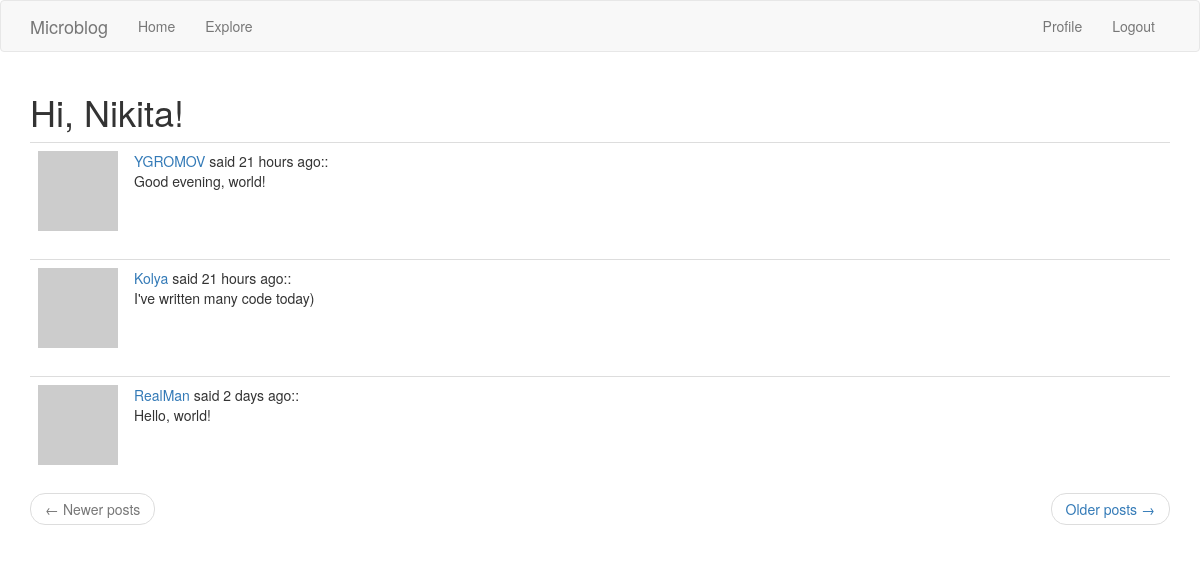
Page /explore (signed in) on the committed database.
### app/models.py (models this page shows, shortened)
class User(UserMixin, db.Model):
    id = db.Column(db.Integer, primary_key=True)
    username = db.Column(db.String(64), index=True, unique=True)
    email = db.Column(db.String(120), index=True, unique=True)
    password_hash = db.Column(db.String(128))
    posts = db.relationship('Post', backref='author', lazy='dynamic')
    about_me = db.Column(db.String(140))
    last_seen = db.Column(db.DateTime, default=datetime.utcnow)
    followed = db.relationship(
        'User', secondary=followers,
        primaryjoin=(followers.c.follower_id == id),
        secondaryjoin=(followers.c.followed_id == id),
        backref=db.backref('followers', lazy='dynamic'), lazy='dynamic')
    def avatar(self, size):
        digest = md5(self.email.lower().encode('utf-8')).hexdigest()
        return 'https://www.gravatar.com/avatar/{}?d=identicon&s={}'.format(
            digest, size)

class Post(db.Model):
    id = db.Column(db.Integer, primary_key=True)
    body = db.Column(db.String(140))
    timestamp = db.Column(db.DateTime, index=True, default=datetime.utcnow)
    user_id = db.Column(db.Integer, db.ForeignKey('user.id'))

### app/routes.py (the view)
@app.route('/explore')
@login_required
def explore():
    page = request.args.get('page', 1, type=int)
    posts = Post.query.order_by(Post.timestamp.desc()).paginate(
        page, app.config['POSTS_PER_PAGE'], False)
    if posts.has_next:
        next_url = url_for('explore', page=posts.next_num)
    else:
        next_url = None
    if posts.has_prev:
        prev_url = url_for('explore', page=posts.prev_num)
    else:
        prev_url = None
    return render_template("index.html", title='Explore', posts=posts.items,
                          next_url=next_url, prev_url=prev_url)

### app/models.py (called while the page is built)
@login.user_loader
def load_user(id):
    return User.query.get(int(id))

### app/routes.py (called while the page is built)
@app.before_request
def before_request():
    if current_user.is_authenticated:
        current_user.last_seen = datetime.utcnow()
        db.session.commit()

### app/templates/index.html (shortened to what this page needs)
{% extends "base.html" %}
{% import 'bootstrap/wtf.html' as wtf %}
{% block app_content %}
    <h1>Hi, {{ current_user.username }}!</h1>
    {% for post in posts %}
    	{% include '_post.html' %}
    {% endfor %}
    <nav aria-label="...">
        <ul class="pager">
        <li class="previous{% if not prev_url %} disabled{% endif %}">
            <a href="{{ prev_url or '#' }}">
                <span aria-hidden="true">&larr;</span> Newer posts
            </a>
        </li>
        <li class="next{% if not next_url %} disabled{% endif %}">
            <a href="{{ next_url or '#' }}">
                Older posts <span aria-hidden="true">&rarr;</span>
            </a>
        </li>
        </ul>
    </nav>
{% endblock %}

### app/templates/_post.html
<table class="table table-hover">
    <tr>
        <td width="70px">
            <a href="{{ url_for('user', username=post.author.username) }}">
                <img src="{{ post.author.avatar(64) }}" />
            </a>
        </td>
        <td>
            <a href="{{ url_for('user', username=post.author.username) }}">
                {{ post.author.username }}
            </a>
            said {{ moment(post.timestamp).fromNow() }}::
            <br>
            {{ post.body }}
        </td>
    </tr>
</table>

### rows in the picture
User: username "Nikita"
Post: author.username "YGROMOV", timestamp "21 hours ago", body "Good evening, world!"
Post: author.username "Kolya", timestamp "21 hours ago", body "I've written many code today)"
Post: author.username "RealMan", timestamp "2 days ago", body "Hello, world!"
